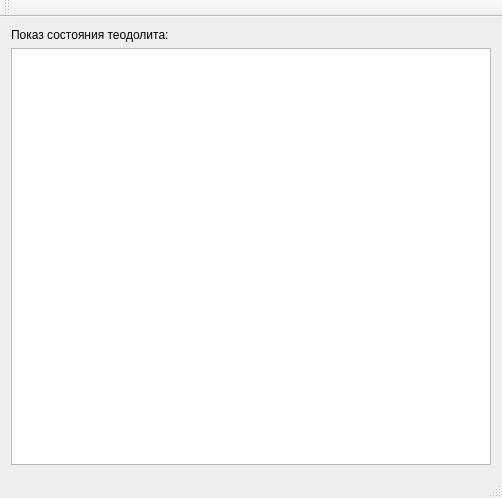
<?xml version="1.0" encoding="UTF-8"?>
<ui version="4.0">
 <class>ServerWindow</class>
 <widget class="QMainWindow" name="ServerWindow">
  <property name="geometry">
   <rect>
    <x>0</x>
    <y>0</y>
    <width>502</width>
    <height>498</height>
   </rect>
  </property>
  <property name="windowTitle">
   <string>ServerWindow</string>
  </property>
  <widget class="QWidget" name="centralWidget">
   <layout class="QGridLayout" name="gridLayout">
    <item row="0" column="0">
     <layout class="QVBoxLayout" name="verticalLayout">
      <item>
       <widget class="QLabel" name="label">
        <property name="text">
         <string>Показ состояния теодолита:</string>
        </property>
       </widget>
      </item>
      <item>
       <widget class="QTextEdit" name="textEdit"/>
      </item>
     </layout>
    </item>
   </layout>
  </widget>
  <widget class="QMenuBar" name="menuBar">
   <property name="geometry">
    <rect>
     <x>0</x>
     <y>0</y>
     <width>502</width>
     <height>26</height>
    </rect>
   </property>
  </widget>
  <widget class="QToolBar" name="mainToolBar">
   <attribute name="toolBarArea">
    <enum>TopToolBarArea</enum>
   </attribute>
   <attribute name="toolBarBreak">
    <bool>false</bool>
   </attribute>
  </widget>
  <widget class="QStatusBar" name="statusBar"/>
 </widget>
 <layoutdefault spacing="6" margin="11"/>
 <resources/>
 <connections/>
</ui>
